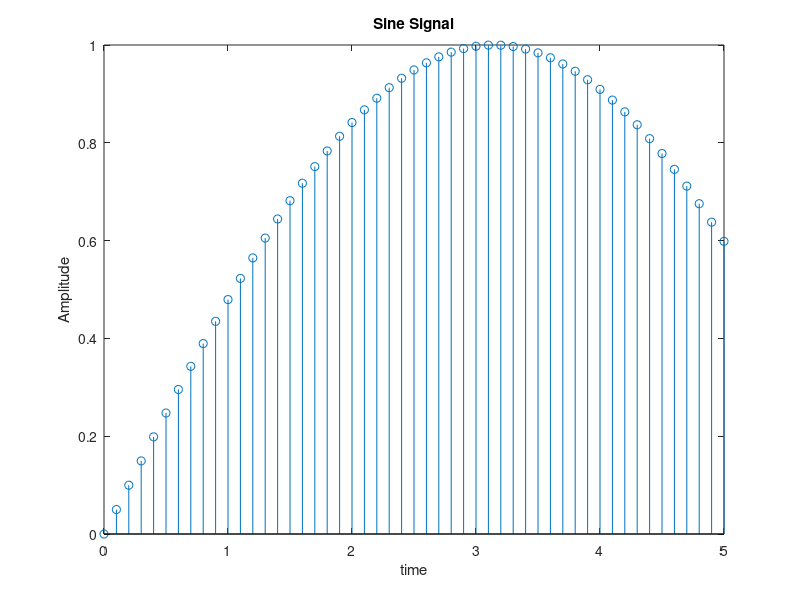

The MATLAB source for this figure:
clc;
clear all;
N = input('Number of Samples');
a = 0.5
n = 0:0.1:N;
x = sin(a*n)
stem(n,x);
xlabel('time');
ylabel('Amplitude');
title('Sine Signal')
